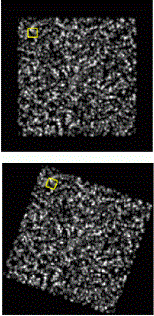
%> input picture example.gif, 154 x 316 px
$ octave --eval "resize;"   (GNU Octave 9; MATLAB toolbox functions it lacks are replaced by stand-ins)
%> lines starting %> are read from the running program, lines starting %| are printed output that depends on the picture
function resize()

    original = imread('example.gif');
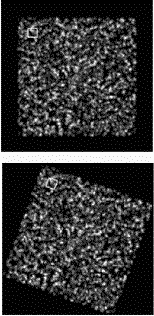
%> original: size 316x154 uint8; min 0, max 251, mean 51.9
    %imshow(original);
    scale = 0.7;
    distorted = imresize(original,scale); % Try varying the scale factor.
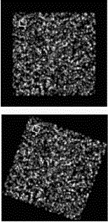
%> distorted: size 222x108 uint8; min 0, max 255, mean 52

    theta = 30;
    distorted = imrotate(distorted,theta); % Try varying the angle, theta.
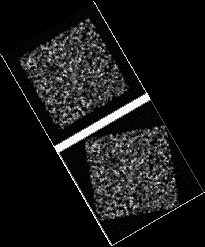
%> distorted: size 247x205 uint8; min 0, max 255, mean 24.6
    %figure, imshow(distorted)
    input_points = [151.52  164.79; 131.40 79.04];
    base_points = [135.26  200.15; 170.30 79.30];
%> (the run ends here)

$ run again, with PIC00300.Tif saved as example.gif
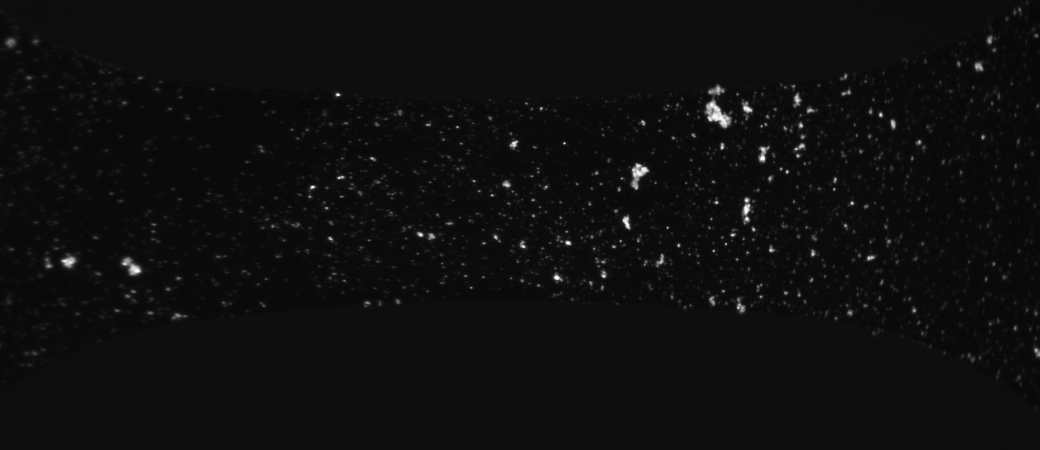
%> input picture PIC00300.Tif, 2080 x 900 px (shown at 1/2 size)
%> in resize, `distorted = imresize(original,scale);`:
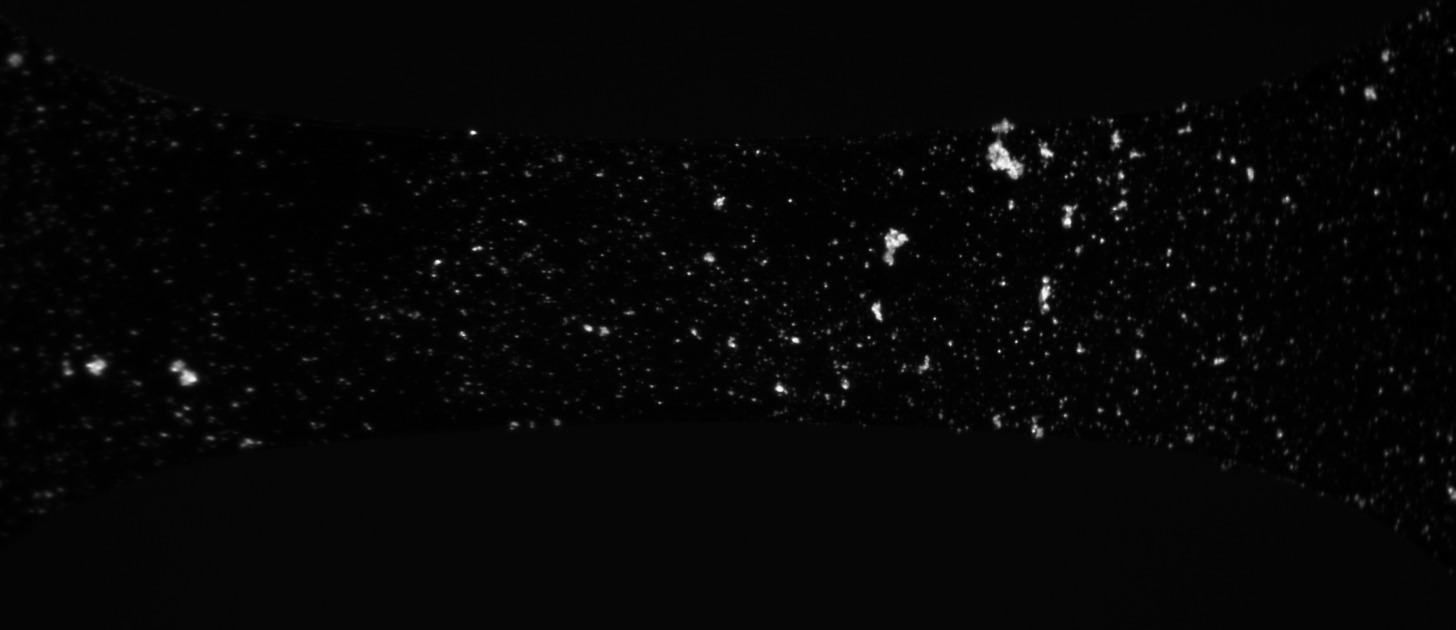
%> distorted: size 630x1456 uint8; min 0, max 252, mean 6.2
%> in resize, `distorted = imrotate(distorted,theta);`:
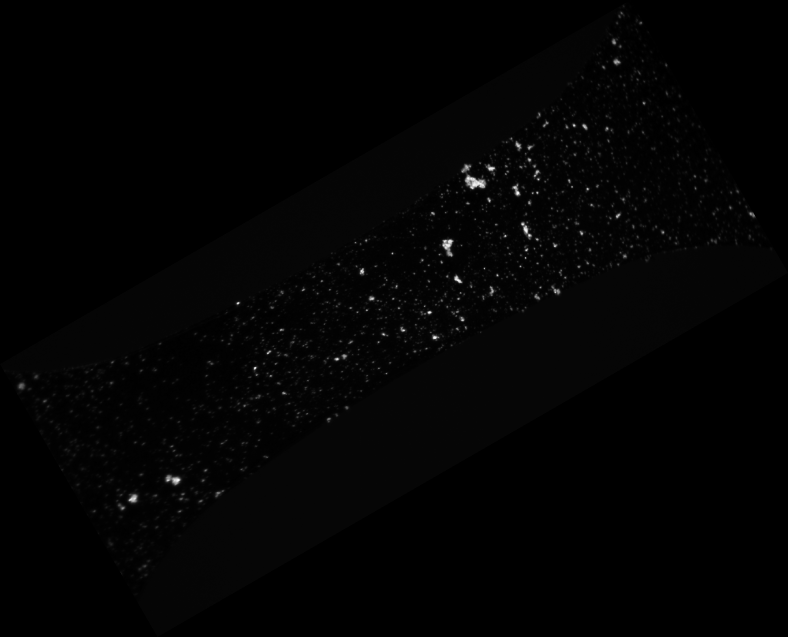
%> distorted: size 1274x1576 uint8 (shown at 1/2 size); min 0, max 252, mean 2.8
